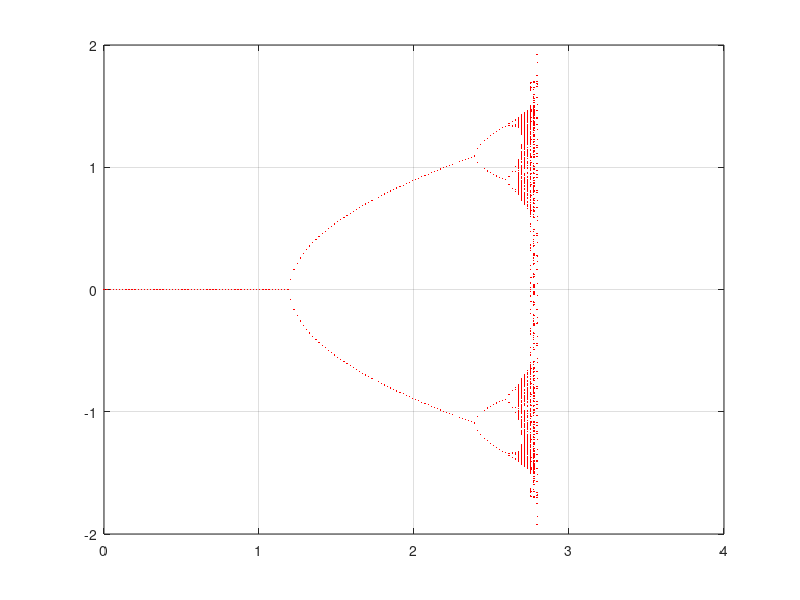

The MATLAB source for this figure: (Note: this script raises an error after producing the figure.)
%% perform sweep (vectorised)

ItTrans = 200;
NPoints = 200;
NPars   = 200;
aint    = [0 4]; %[2.3 2.8];
xint    = [-2 2]; %[-1.6 -0.5];
%  p = [a b]
f  = @(x,p) [ x(2,:) ; -p(2,:).*x(1,:)+p(1,:).*x(2,:)-x(2,:).^3 ];

a  = linspace(aint(1),aint(2),NPars);
a  = [a a];
x0 = [-0.1*ones(2,NPars) 0.1*ones(2,NPars)];
clear xx pp
xx(:,:,1) = x0;
pp(:,:,1) = [ a ; 0.2*ones(1,2*NPars) ];

for i=2:NPoints
  xx(:,:,i) = f(xx(:,:,i-1),pp(:,:,i-1));
  pp(:,:,i) = pp(:,:,i-1);
end

xx = reshape(xx, 2, 2*NPars*NPoints);
pp = reshape(pp, 2, 2*NPars*NPoints);
for i=1:ItTrans
  xx = f(xx,pp);
  plot(pp(1,:), xx(1,:), 'r.','MarkerSize', 1);
  axis([aint xint]);
  grid on
  drawnow
end

%% compute first branch
%  p = [a b]
f  = @(x,p) [ x(2) ; -p(2)*x(1)+p(1)*x(2)-x(2)^3 ];

opts = [];

opts = coco_set(opts, 'cont', 'ItMX', 50);

opts = coco_set(opts, 'curve', 'LP', 1);
opts = coco_set(opts, 'curve', 'BP', 1);
opts = coco_set(opts, 'curve', 'ParNames', {'a' 'b'});

bd1 = coco(opts,'1' , 'curve','isol','sol',f,[0;0],[1;0.2], 'a',[0 4]);
hold on
plot_bd(bd1)
hold off
drawnow

%% switch to second branch

labs = coco_bd_labs(bd1, 'BP');

bd2 = coco(opts,'2' , 'curve','BP','sol','1',labs(1) , 'a',[0 4]);
hold on
plot_bd(bd2)
hold off

%% compute period-doubled sequence

bd3  = bd2;
opts = coco_set(opts, 'curve', 'LP', 0);
opts = coco_set(opts, 'curve', 'BP', 0);
opts = coco_set(opts, 'curve', 'PD', 2);
% opts = coco_set(opts, 'cont', 'NPR', 1);
opts = coco_set(opts, 'cont', 'ItMX', 100);

h0 = [0.1 0.01 0.0005 0.00001 0.00004 0.00001 0.000002];
for i=1:7
  labs = coco_bd_labs(bd3, 'PD');
  run  = sprintf('%d', i+2);
  rrun = sprintf('%d', i+1);
  opts = coco_set(opts, 'cont', 'h0',    h0(i));
  opts = coco_set(opts, 'cont', 'h_max', h0(i)*10);
  opts = coco_set(opts, 'cont', 'h_min', h0(i)/10);
  bd3 = coco(opts,run , 'curve','PD','sol',rrun,labs(1) , 'a',[0 4]);
  hold on
  plot_bd(bd3)
  hold off
end
